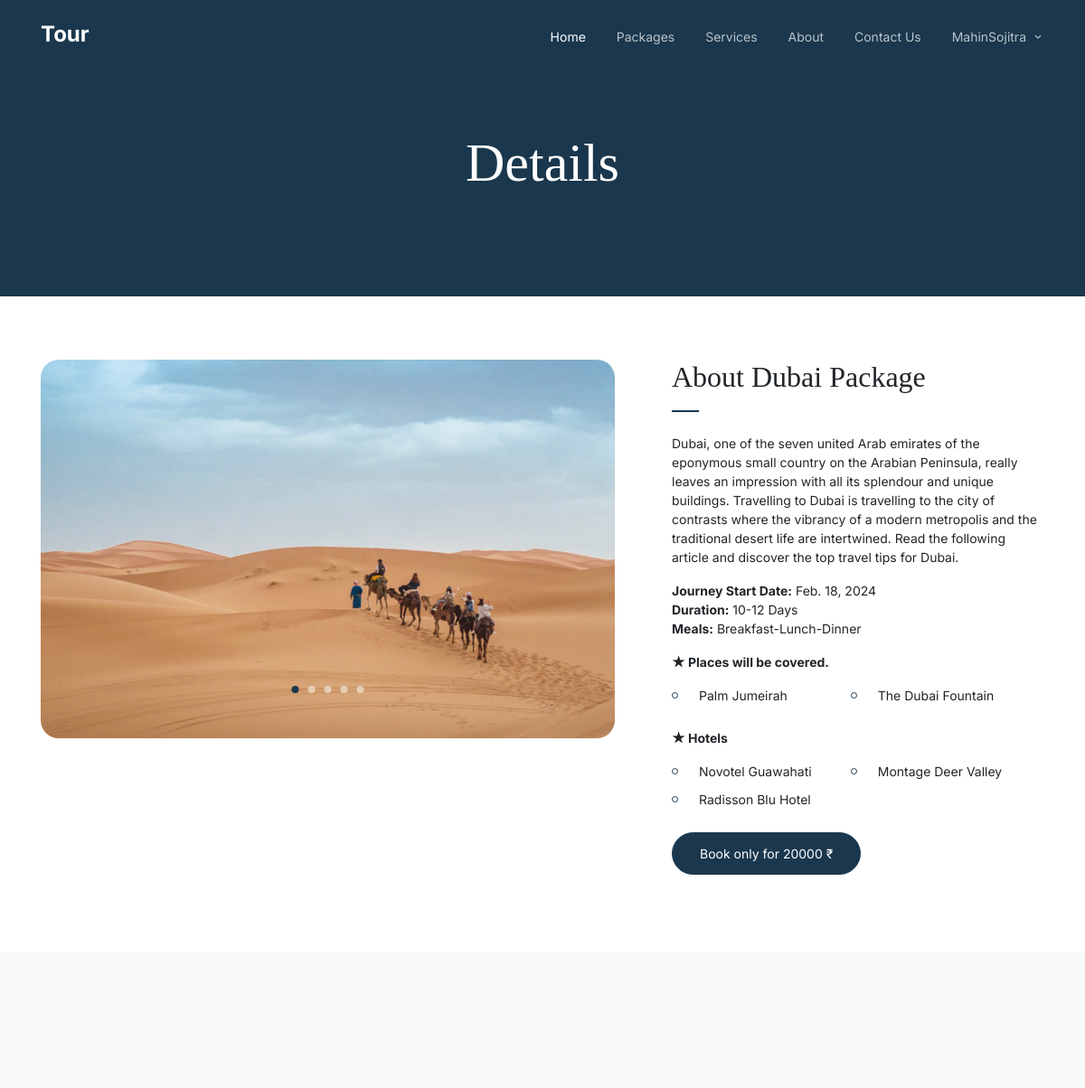
The page /detail/678rty (signed in) on the database its author committed.
### app/models.py (models this page shows, shortened)
class User(AbstractBaseUser, PermissionsMixin):
    GENDER_CHOICES = (
        ["MALE", "Male"],
        ["FEMALE", "Female"]
    )
    email = models.EmailField(_("email address"), max_length=255, unique=True)
    username = models.CharField(_("username"), max_length=50, unique=True)
    first_name = models.CharField(_("first name"), max_length=100)
    last_name = models.CharField(_("last name"), max_length=100)
    birth_date = models.DateField(_("date of birth"), null=True)
    gender = models.CharField(_("gender"), max_length=10, choices=GENDER_CHOICES)
    city = models.CharField(_("city"), max_length=100)
    contact = models.CharField(_("contact no"), max_length=10, unique=True)
    pincode = models.CharField(_("pincode"), max_length=6, default="380009")
    is_staff = models.BooleanField(default=False)
    is_active = models.BooleanField(default=True)
    is_admin = models.BooleanField(default=False)
    date_joined = models.DateTimeField(default=timezone.now)
    USERNAME_FIELD = 'email'
    REQUIRED_FIELDS = ['username', 'first_name', 'last_name', 'contact']
    objects = UserManager()

class Package(models.Model):
    INCLUSION_CHOICES = [
        ("Guided city tours", "Guided city tours"),
        ("Adventure excursions (hiking, zip-lining)", "Adventure excursions (hiking, zip-lining)"),
        ("Relaxing spa day", "Relaxing spa day"),
        ("Water sports (snorkeling, kayaking)", "Water sports (snorkeling, kayaking)"),
        ("Attend a traditional dance or music performance", "Attend a traditional dance or music performance"),
        ("Visit local museums and art galleries", "Visit local museums and art galleries"),
        ("Explore historical landmarks and monuments", "Explore historical landmarks and monuments"),
        ("Private chauffeur service", "Private chauffeur service"),
        ("Local public transportation pass", "Local public transportation pass"),
        ("Group guided bus tours", "Group guided bus tours"),
        ("Rental car for self-exploration", "Rental car for self-exploration"),
        ("Photography or language guide services", "Photography or language guide services"),
        ("Scuba diving to explore underwater life", "Scuba diving to explore underwater life"),
        ("Jet skiing or parasailing", "Jet skiing or parasailing"),
        ("Snorkeling in crystal-clear waters", "Snorkeling in crystal-clear waters"),
        ("Snow or water skiing adventures", "Snow or water skiing adventures"),
        ("Mountain biking or cycling tours", "Mountain biking or cycling tours")
    ]
    packageID = models.CharField(_("package ID"), max_length=6, primary_key=True)
    name = models.CharField(_("package name"), max_length=100)
    places = models.ManyToManyField(Place, blank=False)
    description = models.TextField(_("description"))
    journey_start_date = models.DateField()
    duration = models.CharField(_("duration"), max_length=50)
    meals = models.CharField(_("meals"), max_length=50)
    hotels = models.ManyToManyField(Hotel, blank=False)
    price = models.CharField(_("price"), max_length=50)
    max_travelers = models.IntegerField(_("no of travelers are allowed"))
    is_cancelable = models.BooleanField(_("cancelable"), default=False)
    date_added = models.DateField(auto_now_add=True)

class Place(models.Model):
    RATINGS_CHOICES = [
        ("1", "1"),
        ("2", "2"),
        ("3", "3"),
        ("4", "4"),
        ("5", "5")
    ]
    placeID = models.CharField(_("place ID"), max_length=6, primary_key=True)
    name = models.CharField(_("place name"), max_length=100)
    description = models.TextField(_("description"))
    location = models.CharField(_("location"), max_length=255)
    rating = models.CharField(_("ratings"), max_length=1, choices=RATINGS_CHOICES)
    map_url = models.URLField(_("map URL"), max_length=200)
    date_added = models.DateField(auto_now_add=True)

class Hotel(models.Model):
    RATINGS_CHOICES = [
        ("1", "1"),
        ("2", "2"),
        ("3", "3"),
        ("4", "4"),
        ("5", "5")
    ]
    hotelID = models.CharField(_("hotel ID"), max_length=6, primary_key=True)
    name = models.CharField(_("hotel name"), max_length=100)
    description = models.TextField(_("description"))
    location = models.CharField(_("location"), max_length=255)
    facilities = models.CharField(_("facilities"), max_length=255)
    contact = models.CharField(_("contact no"), null=False, max_length=10, unique=True)
    website_url = models.URLField(_("website URL"), max_length=200)
    rating = models.CharField(_("ratings"), max_length=1, choices=RATINGS_CHOICES)
    date_added = models.DateField(auto_now_add=True)

### app/views.py (the view)
@login_required
def packageDetail(request, packageID):
    package = get_object_or_404(Package, pk=packageID)
    context = {
        'package': package,
    }
    return render(request,'package_detail.html',context)

### templates/package_detail.html (shortened to what this page needs)
{% extends "base.html" %}
{% load static %}
{% block content %}
<div class="hero hero-inner">
  <div class="container">
    <div class="row align-items-center">
      <div class="col-lg-6 mx-auto text-center">
        <div class="intro-wrap">
          <h1 class="mb-0">Details</h1>
        </div>
      </div>
    </div>
  </div>
</div>
<div class="untree_co-section">
    <div class="container">
      <div class="row">
        <div class="col-lg-7">
          <div class="owl-single dots-absolute owl-carousel">
            <img src="{% static "images/slider-1.jpg"%}" alt="Free HTML Template by Untree.co" class="img-fluid rounded-20">
          </div>
        </div>
        <div class="col-lg-5 pl-lg-5 ml-auto">
          <h2 class="section-title mb-4">About {{package.name}} Package</h2>
          <p>{{package.description}}</p>
          <p>
            <b>Journey Start Date:</b> {{package.journey_start_date}}<br>
            <b>Duration:</b> {{package.duration}}<br>
            <b>Meals:</b> {{package.meals}}
          </p>
          <p><b>&#9733; Places will be covered.</b></p>
          <ul class="list-unstyled two-col clearfix">
            {% for places in package.places.all %}
              <li>{{places.name}}</li>
            {% endfor %}
          </ul>
          <p><b>&#9733; Hotels</b></p>
          <ul class="list-unstyled two-col clearfix">
            {% for hotel in package.hotels.all %}
              <li>{{hotel.name}}</li>
            {% endfor %}
          </ul>
          <p><a href="{% url "book_view" %}" class="btn btn-primary" >Book only for {{package.price}} &#8377;</a></p>
        </div>
      </div>
    </div>
  </div>
{% endblock content %}

### templates/base.html (shortened to what this page needs)
{% load static %}
<!doctype html>
<html lang="en">
<head>
	<link rel="stylesheet" href="{% static "css/bootstrap.min.css" %}">
	<link rel="stylesheet" href="{% static "css/aos.css" %}">
	<link rel="stylesheet" href="{% static "css/owl.carousel.min.css" %}">
	<link rel="stylesheet" href="{% static "css/owl.theme.default.min.css" %}">
	<link rel="stylesheet" href="{% static "css/jquery.fancybox.min.css"%}">
	<link rel="stylesheet" href="{% static "fonts/icomoon/style.css" %}">
	<link rel="stylesheet" href="{% static "fonts/flaticon/font/flaticon.css" %}">
	<link rel="stylesheet" href="{% static "css/daterangepicker.css" %}">
	<link rel="stylesheet" href="{% static "css/aos.css" %}">
	<link rel="stylesheet" href="{% static "css/style.css" %}">
</head>
<body>
	<nav class="site-nav">
		<div class="container">
			<div class="site-navigation">
				<a href="{% url "home_view" %}" class="logo m-0">Tour <span class="text-primary">.</span></a>
				<ul class="js-clone-nav d-none d-lg-inline-block text-left site-menu float-right">
					<li class="active"><a href="{% url "home_view" %}">Home</a></li>
					<li><a href="{% url "packages_view" %}">Packages</a></li>
					<li><a href="{% url "services_view" %}">Services</a></li>
					<li><a href="{% url "about_view" %}">About</a></li>
					<li><a href="{% url "contact_view" %}">Contact Us</a></li>
					{% if user.is_authenticated %}
						<li class="has-children">
							<a href="#">{{user.username}}</a>
						</li>
					{% else %}
						<li><a href="{% url "login_view" %}">Login</a></li>
    				{% endif %}
				</ul>
			</div>
		</div>
	</nav>
	{% block content %}{% endblock content %}
	<div class="site-footer">
		<div class="inner first">
		</div>
	</div>
</body>
</html>

### templates/resources/css/style.css (style rules this page uses)
body { font-family: "Inter", sans-serif; line-height: 1.5; background: #ffffff; overflow-x: hidden; font-size: 14px; }
body:before { content: ""; position: fixed; top: 0; left: 0; z-index: 99; right: 0; bottom: 0; background: rgba(0, 0, 0, 0.2); opacity: 0; visibility: hidden; -webkit-transition: .3s all ease; -o-transition: .3s all ease; transition: .3s all ease; }
a { color: #1A374D; -webkit-transition: .3s all ease; -o-transition: .3s all ease; transition: .3s all ease; }
.text-primary { color: #1A374D !important; }
h1, .h1, h2, .h2, h3, .h3, h4, .h4 { font-family: "Source Serif Pro", serif; }
.btn { padding-top: 12px; padding-bottom: 12px; padding-left: 30px; padding-right: 30px; border-radius: 30px; font-size: 14px; }
.btn.btn-primary { background: #1A374D; border-color: #1A374D; }
.logo { font-size: 24px; color: #ffffff; font-weight: 700; }
.site-nav { position: absolute; top: 0; z-index: 9; width: 100%; }
.site-nav { padding-top: 20px; padding-bottom: 20px; }
.site-nav .site-navigation .site-menu { margin-bottom: 0; }
.site-nav .site-navigation .site-menu > li { display: inline-block; }
.site-nav .site-navigation .site-menu > li > a { font-size: 14px; padding: 10px 15px; display: inline-block; text-decoration: none !important; color: rgba(255, 255, 255, 0.7); }
.site-nav .site-navigation .site-menu > li.active > a { color: #ffffff; }
.site-nav .site-navigation .site-menu .has-children { position: relative; }
.site-nav .site-navigation .site-menu .has-children > a { position: relative; padding-right: 20px; }
.site-nav .site-navigation .site-menu .has-children > a:before { position: absolute; content: "\e313"; font-size: 14px; top: 50%; right: 0; -webkit-transform: translateY(-50%); -ms-transform: translateY(-50%); transform: translateY(-50%); font-family: 'icomoon'; }
.site-mobile-menu .site-nav-wrap { padding: 0; margin: 0; list-style: none; position: relative; }
.site-mobile-menu .site-nav-wrap a { padding: 5px 20px; display: block; position: relative; color: #000000; }
.site-mobile-menu .site-nav-wrap li { position: relative; display: block; }
.site-mobile-menu .site-nav-wrap li.active > a { color: #1A374D; }
.site-mobile-menu .site-nav-wrap > li { display: block; position: relative; float: left; width: 100%; }
.site-mobile-menu .site-nav-wrap > li > a { padding-left: 20px; font-size: 14px; }
.hero { padding: 7rem 0 10rem 0; background: #6998AB; margin-bottom: 100px; }
.hero.hero-inner { padding: 9rem 0 7rem 0; margin-bottom: auto; background: #1A374D; }
.hero h1 { color: #ffffff; font-size: 60px; }
.hero .intro-wrap { position: relative; z-index: 1; }
.untree_co-section { padding: 70px 0; }
.section-title { position: relative; padding-bottom: 20px; display: inline-block; }
.section-title:before { content: ""; position: absolute; left: 0; bottom: 0; width: 30px; height: 2px; background: #1A374D; }
.rounded-20 { border-radius: 20px; }
.two-col li { display: inline-block; width: 48%; position: relative; padding-left: 30px; margin-bottom: 10px; vertical-align: text-top; float: left; }
.two-col li:before { content: ""; position: absolute; width: 7px; height: 7px; border: 1px solid #1A374D; left: 0; top: 7px; border-radius: 50%; }
.site-footer { font-size: 14px; color: #777; line-height: 1.6; }
.site-footer .inner { padding-top: 0px; padding-bottom: 70px; background: #f8f9fa; }
.site-footer .inner.first { padding-top: 80px; }

### rows shown on the page
User: username "MahinSojitra"
Package: name "Dubai", description "Dubai, one of the seven united Arab emirates of the eponymous small country on the Arabian Peninsula, really leaves an impression with all its splendour and unique buildings. Travelling to Dubai is travelling to the city of contrasts where the vibrancy of a modern metropolis and the traditional desert life are intertwined. Read the following article and discover the top travel tips for Dubai.", journey_start_date "Feb. 18, 2024", duration "10-12 Days", meals "Breakfast-Lunch-Dinner", price "20000"
Place: name "Palm Jumeirah"
Place: name "The Dubai Fountain"
Hotel: name "Novotel Guawahati"
Hotel: name "Montage Deer Valley"
Hotel: name "Radisson Blu Hotel"
